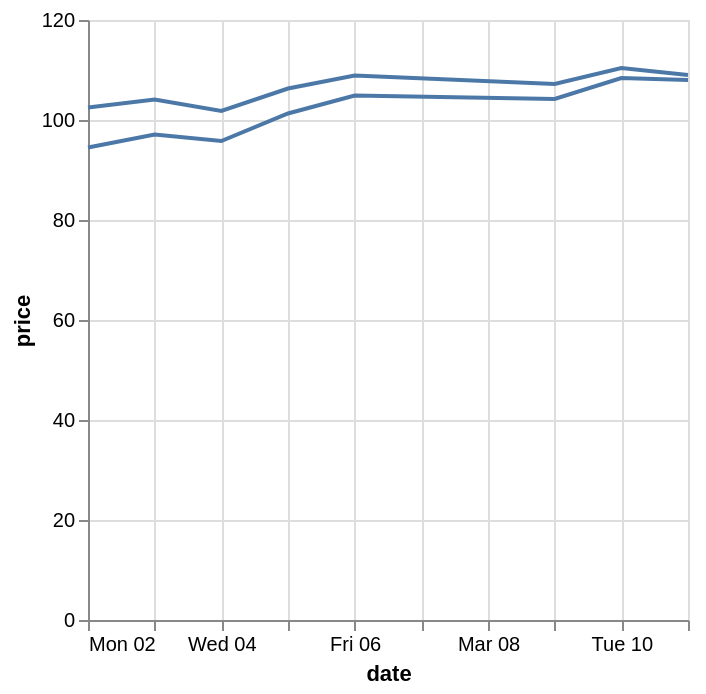

Write a Vega-Lite specification for this figure.
### Vega-Lite specification from a JSON file in a GitHub repository (floating-point values rounded to 4 significant figures)
{"$schema": "https://vega.github.io/schema/vega-lite/v6.json", "data": {"values": [{"date": "2026-03-02", "price": 102.5, "symbol": "AAA"}, {"date": "2026-03-02", "price": 94.5, "symbol": "BBB"}, {"date": "2026-03-03", "price": 104.1, "symbol": "AAA"}, {"date": "2026-03-03", "price": 97.1, "symbol": "BBB"}, {"date": "2026-03-04", "price": 101.8, "symbol": "AAA"}, {"date": "2026-03-04", "price": 95.8, "symbol": "BBB"}, {"date": "2026-03-05", "price": 106.3, "symbol": "AAA"}, {"date": "2026-03-05", "price": 101.3, "symbol": "BBB"}, {"date": "2026-03-06", "price": 108.9, "symbol": "AAA"}, {"date": "2026-03-06", "price": 104.9, "symbol": "BBB"}, {"date": "2026-03-09", "price": 107.2, "symbol": "AAA"}, {"date": "2026-03-09", "price": 104.2, "symbol": "BBB"}, {"date": "2026-03-10", "price": 110.4, "symbol": "AAA"}, {"date": "2026-03-10", "price": 108.4, "symbol": "BBB"}, {"date": "2026-03-11", "price": 109.0, "symbol": "AAA"}, {"date": "2026-03-11", "price": 108.0, "symbol": "BBB"}]}, "description": "Separate lines per detail field without color.", "encoding": {"detail": {"field": "symbol", "type": "nominal"}, "x": {"field": "date", "type": "temporal"}, "y": {"field": "price", "type": "quantitative"}}, "mark": "line", "usermeta": {"eas": {"standin_ratio": 0.0298, "threshold": 0.05}}}
